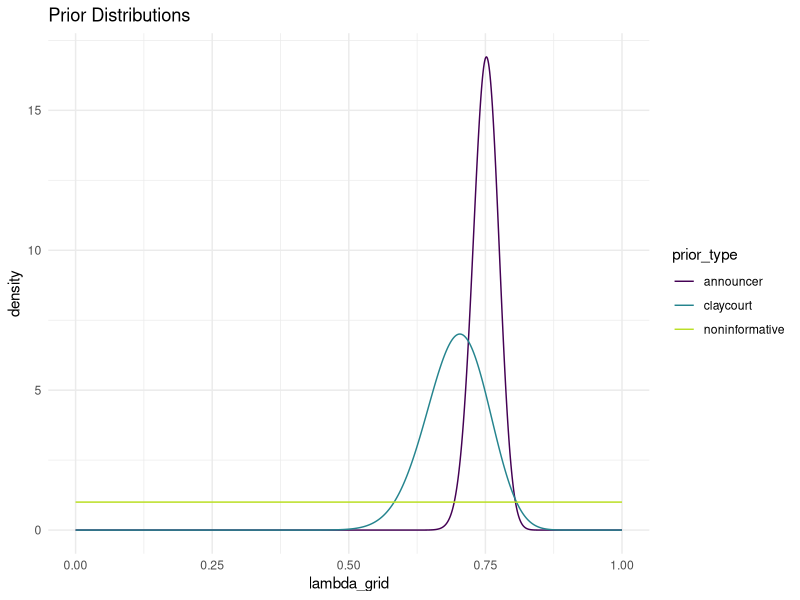
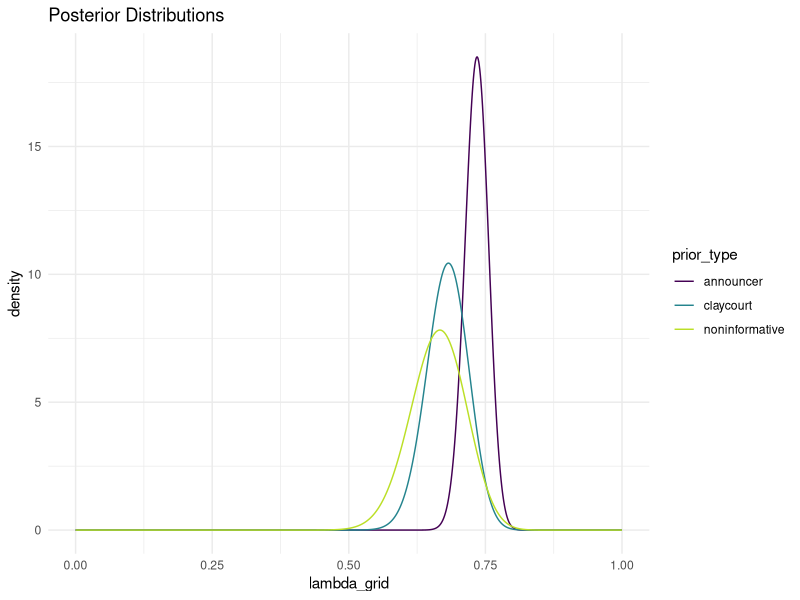

The R script that drew these images, in order:
## ---- chunk 1
#| warnings: false
#| output: false
library(tidyverse)
library(knitr)
## ---- chunk 2
noninformative_alpha_prior <- 1
noninformative_beta_prior <- 1
## ---- chunk 3
target_mean <- 46 / 66

alphas <- seq(0.01, 100, length.out = 500)
betas <- (alphas * (1 - target_mean)) / target_mean

param_df <- tibble(alphas, betas)
param_df <- param_df |> mutate(vars =
                                 (alphas * betas) / ((alphas + betas)^2 * (alphas + betas + 1)))

target_var <- 0.05657^2

param_df <- param_df |> mutate(dist_to_target = abs(vars - target_var))

param_df |> filter(dist_to_target == min(dist_to_target))
## ---- chunk 4
claycourt_alpha_prior <- 45.3
claycourt_beta_prior <- 19.7
## ---- chunk 5
alphas <- seq(0.1, 300, length.out = 1000) 

target_mean <- 0.75
target_prob <- 0.02 # almost sure

betas <- (alphas * (1 - target_mean)) / target_mean

prob_below_70 <- pbeta(0.70, alphas, betas) 

tibble(alphas, betas, prob_below_70) |>
  mutate(close_to_target = abs(prob_below_70 - target_prob)) |>
  filter(close_to_target == min(close_to_target))
## ---- chunk 6
announcer_alpha_prior <- 252.1  
announcer_beta_prior <- 83.9 
## ---- chunk 7
lambda_grid <- seq(0, 1, length.out = 1000)

noninformative_prior <- dbeta(lambda_grid, noninformative_alpha_prior, noninformative_beta_prior)
claycourt_prior <- dbeta(lambda_grid, claycourt_alpha_prior, claycourt_beta_prior)
announcer_prior <- dbeta(lambda_grid, announcer_alpha_prior, announcer_beta_prior)
## ---- chunk 8
plot_df <- tibble(lambda_grid, noninformative_prior, claycourt_prior, announcer_prior) |>
  pivot_longer(cols = -lambda_grid, names_to = "distribution", values_to = "density") |>
  separate(distribution, into = c("prior_type", "distribution"), sep = "_")

ggplot(data = plot_df, aes(x = lambda_grid, y = density, color = prior_type)) +
  geom_line() +
  scale_colour_viridis_d(end = 0.9) +
  theme_minimal() +
  labs(title = "Prior Distributions")
## ---- chunk 9
x <- 56 # points won by Nadal
n <- 84 # total points

# Compute posterior parameters
noninformative_alpha_post <- noninformative_alpha_prior + x
noninformative_beta_post <- noninformative_beta_prior + (n - x)

claycourt_alpha_post <- claycourt_alpha_prior + x
claycourt_beta_post <- claycourt_beta_prior + (n - x)

announcer_alpha_post <- announcer_alpha_prior + x
announcer_beta_post <- announcer_beta_prior + (n - x)

# Compute posterior distributions
noninformative_posterior <- dbeta(lambda_grid, noninformative_alpha_post, noninformative_beta_post)
claycourt_posterior <- dbeta(lambda_grid, claycourt_alpha_post, claycourt_beta_post)
announcer_posterior <- dbeta(lambda_grid, announcer_alpha_post, announcer_beta_post)
## ---- chunk 10
plot_df <- tibble(lambda_grid, noninformative_posterior, claycourt_posterior, announcer_posterior) |>
  pivot_longer(cols = -lambda_grid, names_to = "distribution", values_to = "density") |>
  separate(distribution, into = c("prior_type", "distribution"), sep = "_")

ggplot(data = plot_df, aes(x = lambda_grid, y = density, color = prior_type)) +
  geom_line() +
  scale_colour_viridis_d(end = 0.9) +
  theme_minimal() + 
  labs(title = "Posterior Distributions")
## ---- chunk 11
posterior_params <- tibble(
  model = c("Non-Informative", "Clay Court", "Announcer"),
  a_prior = c(noninformative_alpha_prior, claycourt_alpha_prior, announcer_alpha_prior),
  b_prior = c(noninformative_beta_prior, claycourt_beta_prior, announcer_beta_prior),
  a_post = c(noninformative_alpha_post, claycourt_alpha_post, announcer_alpha_post),
  b_post = c(noninformative_beta_post, claycourt_beta_post, announcer_beta_post),
) |>
  mutate(
    posterior_mean = a_post / (a_post + b_post),
    credible_lower = qbeta(0.05, a_post, b_post),
    credible_upper = qbeta(0.95, a_post, b_post)
)
kable(posterior_params)
